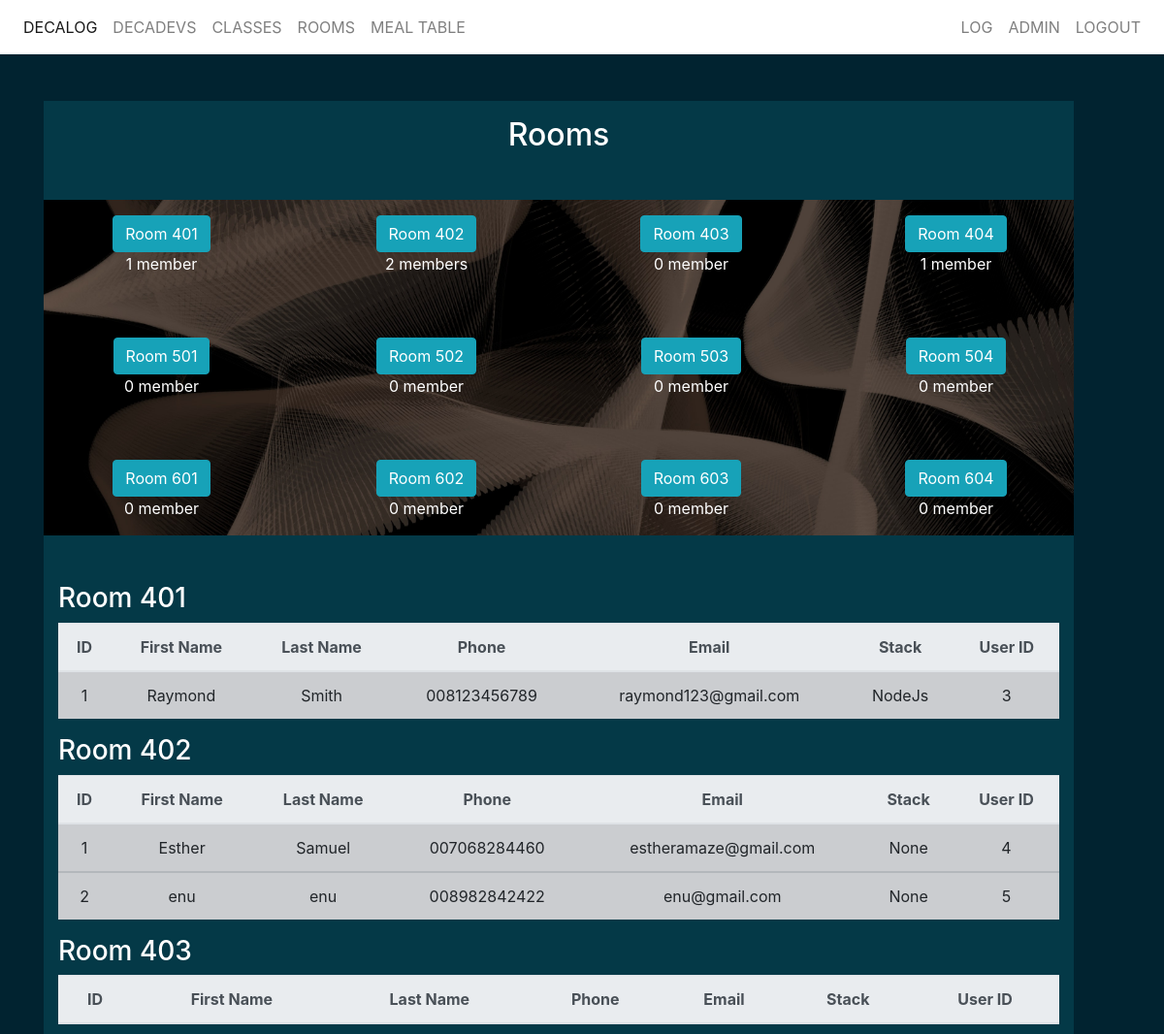
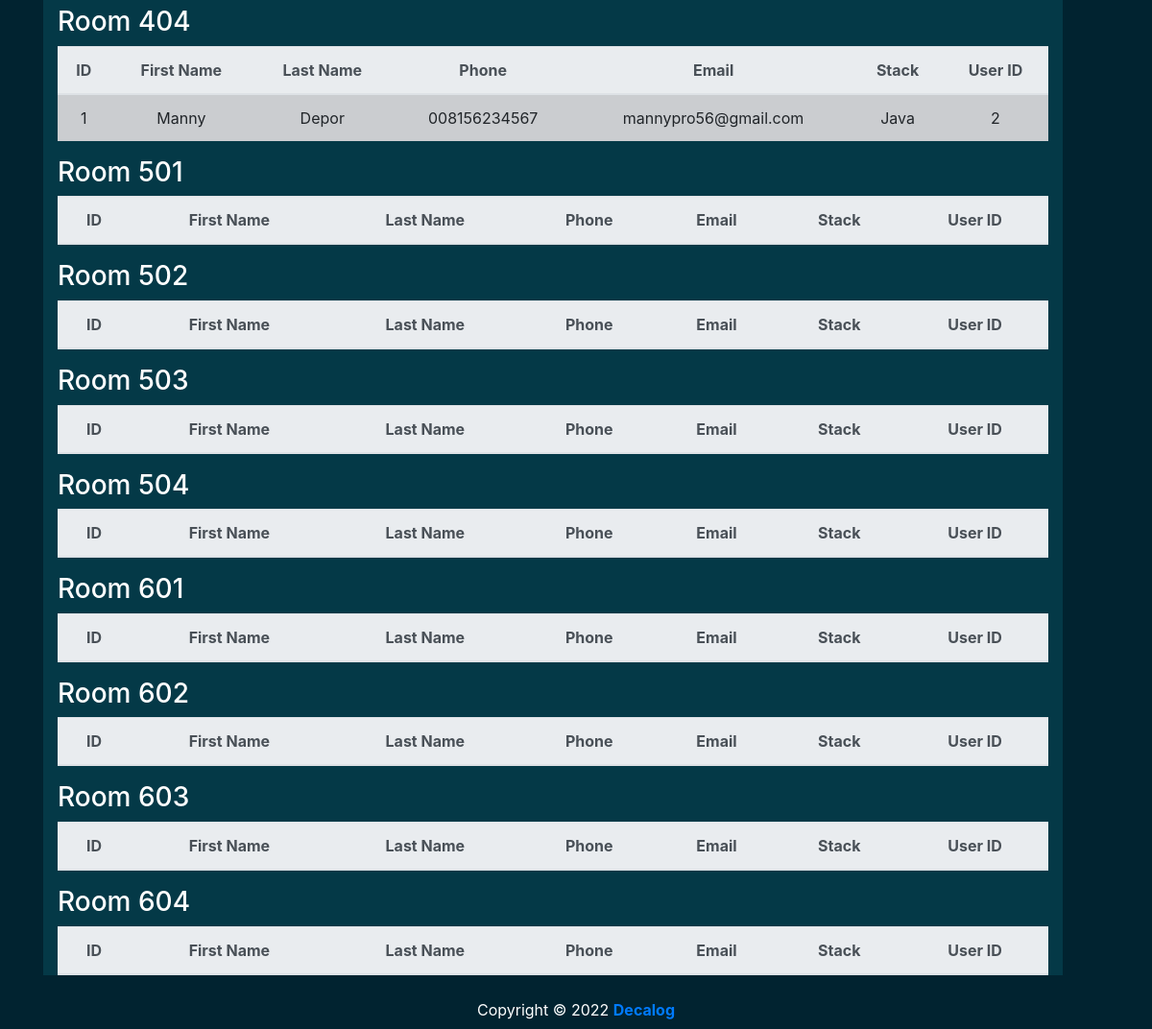
Page /rooms (signed in) on the committed database (2 pictures, top to bottom).
### decalog/models.py (models this page shows, shortened)
class User(db.Model, UserMixin):
    id = db.Column(db.Integer(), primary_key=True)
    names = db.Column(db.String(length=30), nullable=False)
    lastname = db.Column(db.String(length=30), nullable=False)
    phone = db.Column(db.String(), nullable=False)
    stack = db.Column(db.String(), nullable=True)
    room_number = db.Column(db.Integer())
    status = db.Column(db.String(length=30), default='Available')
    username = db.Column(db.String(length=30), nullable=False, unique=True)
    email_address = db.Column(db.String(length=50), nullable=False, unique=True)
    password_hash = db.Column(db.String(length=60), nullable=False)
    @property
    def password(self):
        return self.password

### decalog/routes.py (the view)
@app.route('/rooms', methods=['GET', 'POST'])
@login_required
def rooms():
    room_401 = User.query.filter_by(room_number='401').all()
    room_402 = User.query.filter_by(room_number='402').all()
    room_403 = User.query.filter_by(room_number='403').all()
    room_404 = User.query.filter_by(room_number='404').all()
    room_501 = User.query.filter_by(room_number='501').all()
    room_502 = User.query.filter_by(room_number='502').all()
    room_503 = User.query.filter_by(room_number='503').all()
    room_504 = User.query.filter_by(room_number='504').all()
    room_601 = User.query.filter_by(room_number='601').all()
    room_602 = User.query.filter_by(room_number='602').all()
    room_603 = User.query.filter_by(room_number='603').all()
    room_604 = User.query.filter_by(room_number='604').all()
    return render_template('rooms.html', room_numbers = [room_401, room_402, room_403, room_404, room_501, room_502, room_503, room_504, room_601, room_602, room_603, room_604])

### decalog/models.py (called while the page is built)
@login_manager.user_loader
def load_user(user_id):
    return User.query.get(int(user_id))

### decalog/templates/rooms.html (shortened to what this page needs)
{% extends 'base.html' %}
{% block content %}
<div class="container">
<div class="text-center mr-5 mt-5" id="room-container">
        <h2 style="padding-top: 1rem;">Rooms</h2>
        <div id="room">
        <div class="row mt-5" style="padding-top: 1rem;">
            <div class="col-3">
                <div class="btn btn-outline btn-info">Room 401</div>
                <p> {{ room_numbers[0]|length }} member{% if room_numbers[0]|length > 1 %}s{% endif %} </p>
            </div>
            <div class="col-3">
                <div class="btn btn-outline btn-info">Room 402</div>
                <p> {{ room_numbers[1]|length }} member{% if room_numbers[1]|length > 1 %}s{% endif %} </p>
            </div>
            <div class="col-3">
                <div class="btn btn-outline btn-info">Room 403</div>
                <p> {{ room_numbers[2]|length }} member{% if room_numbers[2]|length > 1 %}s{% endif %} </p>
            </div>
            <div class="col-3">
                <div class="btn btn-outline btn-info">Room 404</div>
                <p> {{ room_numbers[3]|length }} member{% if room_numbers[3]|length > 1 %}s{% endif %} </p>
            </div>
        </div>
        <div class="row mt-5">
            <div class="col col-3">
                <div class="btn btn-outline btn-info">Room 501</div>
                <p> {{ room_numbers[4]|length }} member{% if room_numbers[4]|length > 1 %}s{% endif %} </p>
            </div>
            <div class="col col-3">
                <div class="btn btn-outline btn-info">Room 502</div>
                <p> {{ room_numbers[5]|length }} member{% if room_numbers[5]|length > 1 %}s{% endif %} </p>
            </div>
            <div class="col col-3">
                <div class="btn btn-outline btn-info">Room 503</div>
                <p> {{ room_numbers[6]|length }} member{% if room_numbers[6]|length > 1 %}s{% endif %} </p>
            </div>
            <div class="col col-3">
                <div class="btn btn-outline btn-info">Room 504</div>
                <p> {{ room_numbers[7]|length }} member{% if room_numbers[7]|length > 1 %}s{% endif %} </p>
            </div>
        </div>
        <div class="row mt-5">
            <div class="col col-3">
                <div class="btn btn-outline btn-info">Room 601</div>
                <p> {{ room_numbers[8]|length }} member{% if room_numbers[8]|length > 1 %}s{% endif %} </p>
            </div>
            <div class="col col-3">
                <div class="btn btn-outline btn-info">Room 602</div>
                <p> {{ room_numbers[9]|length }} member{% if room_numbers[9]|length > 1 %}s{% endif %} </p>
            </div>
            <div class="col col-3">
                <div class="btn btn-outline btn-info">Room 603</div>
                <p> {{ room_numbers[10]|length }} member{% if room_numbers[10]|length > 1 %}s{% endif %} </p>
            </div>
            <div class="col col-3">
                <div class="btn btn-outline btn-info">Room 604</div>
                <p> {{ room_numbers[11]|length }} member{% if room_numbers[11]|length > 1 %}s{% endif %} </p>
            </div>
        </div>
    </div>
   <div class="container my-2 mx-auto mt-5">
    {% for room in room_numbers %}
        {% if loop.index == 1 %} <h3 class="text-left">Room 401</h3>
        {% elif loop.index == 2 %} <h3 class="text-left">Room 402</h3>
        {% elif loop.index == 3 %} <h3 class="text-left">Room 403</h3>
        {% elif loop.index == 4 %} <h3 class="text-left">Room 404</h3>
        {% elif loop.index == 5 %} <h3 class="text-left">Room 501</h3>
        {% elif loop.index == 6 %} <h3 class="text-left">Room 502</h3>
        {% elif loop.index == 7 %} <h3 class="text-left">Room 503</h3>
        {% elif loop.index == 8 %} <h3 class="text-left">Room 504</h3>
        {% elif loop.index == 9 %} <h3 class="text-left">Room 601</h3>
        {% elif loop.index == 10 %} <h3 class="text-left">Room 602</h3>
        {% elif loop.index == 11 %} <h3 class="text-left">Room 603</h3>
        {% elif loop.index == 12 %} <h3 class="text-left">Room 604</h3>
        {% endif %}
        <table class="table table-hover table-secondary table-striped">
            <thead class="thead-light">
                <tr>
                    <th scope="col">ID</th>
                    <th scope="col">First Name</th>
                    <th scope="col">Last Name</th>
                    <th scope="col">Phone</th>
                    <th scope="col">Email</th>
                    <th scope="col">Stack</th>
                    <th scope="col">User ID</th>
                </tr>
            </thead>
            {% for person in room %}
            <tbody>
                <tr>
                    <td>{{ loop.index }}</td>
                    <td>{{ person.names }}</td>
                    <td>{{ person.lastname }}</td>
                    <td>0{{ person.phone }}</td>
                    <td>{{ person.email_address }}</td>
                    <td>{{ person.stack }}</td>
                    <td>{{ person.id }}</td>
                </tr>
            {% endfor %}
            </tbody>
        </table>
        {% endfor %}
    </div>
</div>
</div>
{% endblock %}

### decalog/templates/base.html (shortened to what this page needs)
<!doctype html>
<html lang="en">
  <head>
    <link rel="stylesheet" href="https://cdn.jsdelivr.net/npm/bootstrap@4.5.3/dist/css/bootstrap.min.css">
    <link rel="stylesheet" href="{{ url_for('static', filename='style.css') }}">
  </head>
  <body>
    <nav class="navbar navbar-expand-md navbar-light text-light" id="nav">
      <div class="collapse navbar-collapse" id="navbarNav">
      <ul class="navbar-nav mr-auto">
          <li class="nav-item active">
              <a class="nav-link" href="{{ url_for('index') }}">Decalog <span class="sr-only">(current)</span></a>
          </li>
          <li class="nav-item">
              <a class="nav-link" href="{{ url_for('decadevs') }}">Decadevs</a>
          </li>
          {% if current_user.is_authenticated %}
          <li class="nav-item">
            <a class="nav-link" href="/classes">Classes</a>
          </li>
          <li class="nav-item">
            <a class="nav-link" href="/rooms">Rooms</a>
          </li>
          <li class="nav-item">
            <a class="nav-link" href="{{ url_for('foodmenu') }}">Meal Table</a>
          </li>
          {% endif %}
      </ul>
      {% if current_user.is_authenticated and current_user.username=='Admin' %}
      <ul class="navbar-nav">
        <li class="nav-item">
          <a class="nav-link" href="/log"> Log </a>
        </li>
        <li class="nav-item">
            <a class="nav-link">{{ current_user.username }}</a>
        </li>
        <li class="nav-item">
            <a class="nav-link" href="{{ url_for('logout_page') }}">Logout</a>
        </li>
      </ul>
      {% endif %}
    </div>
    </nav>
    {% block content %}
    {% endblock %}
    <div class="footer-copyright py-2 text-center">
        Copyright © <script>document.write(new Date().getFullYear()); </script>
        <a href="{{ url_for('index') }}" target="_blank">
            <strong>Decalog</strong>
        </a>
    </div>
  </body>
</html>

### decalog/static/style.css (style rules this page uses)
* { margin: 0; padding: 0; }
body { background-color: #012330; color: #fff; }
#room { background: url(room5.png); background-position: center; background-repeat: no-repeat; background-size: cover; }
#room-container { background-color: rgb(4, 57, 71); }
#nav { background-color: #ffffff; color: #ffffff; }
.navbar { align-items: center; }
.navbar ul li { list-style: none; position: relative; }
.nav-item { text-decoration: none; color: #fff; text-transform: uppercase; }
.navbar ul li::after { content: ''; height: 3px; width: 0%; background: #009688; position: absolute; left: 0; transition: 0.5s; }

### rows in the picture
User: username "ADMIN"
User: shows "Room 401", names "Raymond", lastname "Smith", phone "08123456789", email_address "raymond123@gmail.com", stack "NodeJs", id "3"
User: shows "Room 402", names "Esther", lastname "Samuel", phone "07068284460", email_address "estheramaze@gmail.com", stack "None", id "4"
User: names "enu", lastname "enu", phone "08982842422", email_address "enu@gmail.com", stack "None", id "5"
User: shows "Room 404", names "Manny", lastname "Depor", phone "08156234567", email_address "mannypro56@gmail.com", stack "Java", id "2"

### other values in the picture
{{ room_numbers[0]|length }} "1"
{{ room_numbers[1]|length }} "2"
{{ room_numbers[2]|length }} "0"
{{ room_numbers[3]|length }} "1"
{{ room_numbers[4]|length }} "0"
{{ room_numbers[5]|length }} "0"
{{ room_numbers[6]|length }} "0"
{{ room_numbers[7]|length }} "0"
{{ room_numbers[8]|length }} "0"
{{ room_numbers[9]|length }} "0"
{{ room_numbers[10]|length }} "0"
{{ room_numbers[11]|length }} "0"
